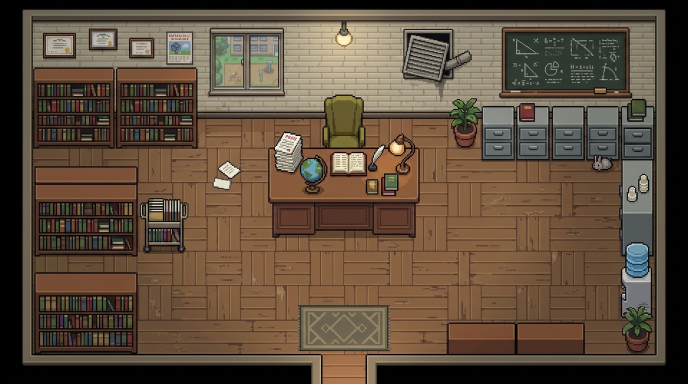
#> input picture client/.edgeone/assets/assets/maps/teacher_office/教师办公室.png, 1376 x 768 px, found by its file name (shown at 1/2 size)
$ python extract_teacher_office_v5.py
#> lines starting #> are read from the running program, lines starting #| are printed output that depends on the picture; after the words box and inside, x2 and y2 are one past the last pixel; in counts of white or black regions, pixels touching at a corner belong together
"""
教师办公室物品分割脚本 v5 (优化 Felzenszwalb + 半手动区域定义)
策略：先用优化的图割算法粗分割，再手动细化物品区域

输出：紧密裁剪的透明背景 PNG，参考 bathroom 模式
"""

from PIL import Image, ImageDraw, ImageFilter
import numpy as np
import os
import json
from skimage.segmentation import felzenszwalb
from scipy import ndimage
from sklearn.cluster import KMeans

# === 路径 ===
BG_PATH = r"E:\Happy-Child\client\public\assets\maps\teacher_office\教师办公室.png"
OUT_DIR = r"E:\Happy-Child\client\public\assets\maps\teacher_office\物品_sprites"
os.makedirs(OUT_DIR, exist_ok=True)

bg = Image.open(BG_PATH).convert("RGBA")
#> bg is the input picture: PIL image 1376x768 RGBA; mean R, G, B, A 94.7, 77.4, 60.8, 255
w, h = bg.size
#> w = 1376; h = 768
arr = np.array(bg)
rgb_arr = arr[:, :, :3]
print(f"Background: {w}x{h}")
#| Background: 1376x768

# === KMeans 颜色分析（用于背景识别）===
rgb_flat = rgb_arr.reshape(-1, 3)
sample_indices = np.random.choice(len(rgb_flat), min(30000, len(rgb_flat)), replace=False)
sample = rgb_flat[sample_indices].astype(np.float64)

kmeans = KMeans(n_clusters=12, random_state=42, n_init=10)
kmeans.fit(sample)
centers = kmeans.cluster_centers_

# 背景掩码：面积 > 6% 的聚类
all_labels = kmeans.predict(rgb_flat.astype(np.float64))
label_map = all_labels.reshape(h, w)
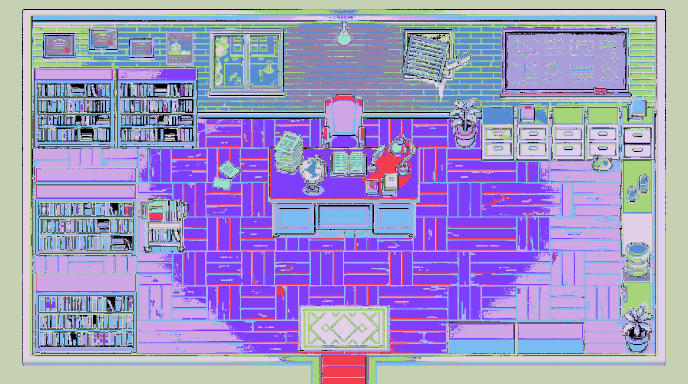
#> label_map: shape (768, 1376) int32 (shown at 1/2 size); 12 distinct labels, from 0 to 11; one colour per label, 0 black
cluster_counts = np.bincount(all_labels)
#> cluster_counts = [51129, 28742, 150838, 172648, 92639, 5720, 58861, 196793, 110350, 40938, 72733, 75377]

bg_mask = np.zeros((h, w), dtype=bool)
for c in range(len(cluster_counts)):
    if cluster_counts[c] / (w * h) > 0.06:
        bg_mask[label_map == c] = True
        r, g, b = [int(v) for v in centers[c]]
        print(f"  BG cluster {c}: RGB({r},{g},{b}) - {100*cluster_counts[c]/(w*h):.1f}%")
#> this loop made 12 passes
#> (r, g, b) on passes 3, 4, 5, 8, 9, 11, 12: (108, 78, 55), (3, 2, 1), (103, 98, 85), (132, 96, 66), (83, 60, 46), (54, 50, 42), (131, 125, 110)
#|   BG cluster 2: RGB(108,78,55) - 14.3%
#|   BG cluster 3: RGB(3,2,1) - 16.3%
#|   BG cluster 4: RGB(103,98,85) - 8.8%
#|   BG cluster 7: RGB(132,96,66) - 18.6%
#|   BG cluster 8: RGB(83,60,46) - 10.4%
#|   BG cluster 10: RGB(54,50,42) - 6.9%
#|   BG cluster 11: RGB(131,125,110) - 7.1%
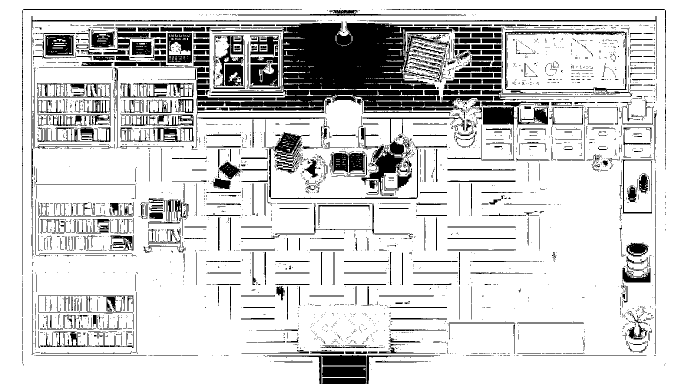
#> bg_mask: shape (768, 1376) bool (shown at 1/2 size); 82.5% white; 4034 black regions (3345 under 20 px), largest, box (x1, y1, x2, y2) and area: (394, 43, 987, 229) 47023, (533, 710, 732, 768) 5105, (723, 281, 823, 391) 3362

# === 手动定义物品区域 ===
# 基于颜色分析和空间布局推理
# 格式: (name, x1, y1, x2, y2, description)
item_regions = [
    # 左侧书架区 - 多行书籍
    # 颜色分析显示 left_bookshelf 区域主要是深色 RGB(0,0,0) 和棕色
    ("bookshelf_left",      12,  64,  88,  570, "左侧书架-左边"),
    ("bookshelf_mid",       90,  64,  168, 570, "左侧书架-中间"),

    # 上方墙壁装饰
    ("wall_clock",          85,  65,  152, 118, "墙上时钟"),
    ("wall_cert_left",      174, 58,  238, 100, "墙上证书-左"),
    ("wall_cert_mid",       258, 74,  310, 116, "墙上证书-中"),
    ("wall_cert_right",     330, 64,  390, 126, "墙上证书-右"),
    ("wall_sign",           448, 62,  500, 118, "墙上标识"),

    # 窗户
    ("window",              560, 18,  940, 180, "窗户"),

    # 黑板
    ("blackboard_frame",    955, 30,  1370, 360, "黑板框+黑板"),
    ("blackboard_content",  990, 60,  1340, 310, "黑板内容区"),

    # 门/拱门
    ("door_arch",           700, 370, 890, 570, "拱门/门洞"),

    # 讲台/教师桌
    ("teacher_desk_top",    290, 395, 690, 440, "教师桌面"),
    ("teacher_desk_body",   290, 440, 690, 548, "教师桌体"),
    ("teacher_desk_items",  340, 410, 640, 440, "桌面上物品"),

    # 椅子
    ("teacher_chair",       376, 500, 500, 590, "教师椅"),

    # 右侧文件柜
    ("file_cabinet_top",    920, 400, 1100, 465, "文件柜-上"),
    ("file_cabinet_mid",    920, 465, 1100, 530, "文件柜-中"),
    ("file_cabinet_bot",    920, 530, 1100, 580, "文件柜-下"),

    # 右侧杂物
    ("right_shelf",         1100, 410, 1290, 465, "右侧置物架"),
    ("right_items",         1290, 410, 1370, 520, "右侧杂物"),

    # 长凳
    ("bench",               1040, 570, 1370, 710, "长凳"),

    # 花盆/装饰
    ("plant_right",         1230, 480, 1315, 570, "右侧花盆"),

    # 地面物品
    ("floor_item_left",     64,  570, 280, 710, "地面物品-左"),
    ("floor_item_right",    560, 570, 830, 710, "地面物品-右"),
]

print(f"\nDefined {len(item_regions)} item regions")

# === 为每个区域提取物品 ===
def is_similar_to_bg(rgb_pixel):
    """检查像素是否接近背景色"""
    r, g, b = rgb_pixel
    # 墙壁/地板棕色系
    if 80 < r < 170 and 60 < g < 150 and 40 < b < 130:
        if max(r, g, b) - min(r, g, b) < 90:
            return True
    # 深色阴影
    if r < 30 and g < 30 and b < 30:
        return True
    return False

def extract_item(name, x1, y1, x2, y2, description):
    """提取单个物品，返回 sprite 和元数据"""
    # clip 到图像边界
    x1_c = max(0, x1)
    y1_c = max(0, y1)
    x2_c = min(w - 1, x2)
    y2_c = min(h - 1, y2)

    # 裁剪区域（+少量 padding）
    pad = 4
    x1_p = max(0, x1_c - pad)
    y1_p = max(0, y1_c - pad)
    x2_p = min(w - 1, x2_c + pad)
    y2_p = min(h - 1, y2_c + pad)

    crop = bg.crop((x1_p, y1_p, x2_p + 1, y2_p + 1))
    crop_arr = np.array(crop).copy()

    local_h, local_w = crop_arr.shape[:2]

    # 创建初始掩码：裁剪区域中心部分为物品
    # 核心区域（原定义区域在裁剪中的位置）
    core_x1 = x1_c - x1_p
    core_y1 = y1_c - y1_p
    core_x2 = x2_c - x1_p
    core_y2 = y2_c - y1_p

    init_mask = np.zeros((local_h, local_w), dtype=bool)
    init_mask[core_y1:core_y2+1, core_x1:core_x2+1] = True

    # 计算核心区域的平均颜色
    core_pixels = crop_arr[core_y1:core_y2+1, core_x1:core_x2+1, :3]
    core_avg = core_pixels.reshape(-1, 3).mean(axis=0)

    # 区域生长：从核心向外扩展，包含颜色相似的像素
    refined_mask = init_mask.copy()

    # 计算局部背景掩码
    local_bg = np.zeros((local_h, local_w), dtype=bool)
    for yi in range(local_h):
        for xi in range(local_w):
            if not init_mask[yi, xi]:
                pixel = crop_arr[yi, xi, :3].astype(float)
                if is_similar_to_bg(pixel):
                    local_bg[yi, xi] = True

    # 检查核心区域边缘：移除与背景色相似的边缘像素
    from scipy import ndimage
    edge_kernel = ndimage.generate_binary_structure(2, 2)
    dilated = ndimage.binary_dilation(init_mask, iterations=3)
    border = dilated & ~init_mask

    # 在边框中，颜色接近核心的扩展，接近背景的排除
    for yi, xi in zip(*np.where(border)):
        pixel = crop_arr[yi, xi, :3].astype(float)
        dist_to_core = np.sqrt(np.sum((pixel - core_avg) ** 2))
        if dist_to_core < 60 and not local_bg[yi, xi]:
            refined_mask[yi, xi] = True

    # 移除孤立的背景像素
    refined_mask = ndimage.binary_closing(refined_mask, iterations=2)
    refined_mask = ndimage.binary_opening(refined_mask, iterations=1)

    # 设置透明度
    crop_arr[:, :, 3] = np.where(refined_mask, 255, 0)

    sprite = Image.fromarray(crop_arr, 'RGBA')

    # 紧凑裁剪
    bbox = sprite.getbbox()
    if bbox:
        sprite = sprite.crop(bbox)

    return sprite, {
        'name': name,
        'map_x': int(x1_c),
        'map_y': int(y1_c),
        'width': sprite.width,
        'height': sprite.height,
        'description': description,
    }

# === 提取所有物品 ===
extracted = []
for idx, (name, x1, y1, x2, y2, desc) in enumerate(item_regions):
    sprite, meta = extract_item(name, x1, y1, x2, y2, desc)

    item_name = f"item_{idx+1:02d}"
    save_path = os.path.join(OUT_DIR, f"{item_name}.png")
    sprite.save(save_path)

    meta['file'] = f"{item_name}.png"
    meta['item_name'] = item_name
    extracted.append(meta)

    print(f"[{idx+1}] {item_name} ({name}): {meta['width']}x{meta['height']}, pos=({meta['map_x']},{meta['map_y']}) - {desc}")
#> this loop made 24 passes
#> (core_avg in extract_item, bbox in extract_item) on passes 1 to 12: ([51.08, 43.06, 34.57], (4, 2, 83, 513)), ([84.13, 65, 50.36], (2, 4, 85, 511)), ([123.5, 112.2, 99.08], (3, 4, 74, 58)), ([119, 111.1, 100.6], (2, 2, 69, 48)), ([120.9, 108.1, 96.23], (2, 4, 58, 47)), ([142.8, 140.7, 132.3], (2, 2, 67, 69)), ([117.2, 119.5, 105], (2, 4, 59, 63)), ([147.3, 136.2, 115.5], (2, 4, 387, 169)), ([82.67, 78.63, 69.07], (2, 4, 420, 337)), ([81.83, 81.46, 73.06], (2, 2, 355, 257)), ([117.2, 82.07, 57.4], (2, 2, 197, 207)), ([106.4, 77.27, 57.64], (2, 2, 407, 52))
#| [1] item_01 (bookshelf_left): 79x511, pos=(12,64) - 左侧书架-左边
#| [2] item_02 (bookshelf_mid): 83x507, pos=(90,64) - 左侧书架-中间
#| [3] item_03 (wall_clock): 71x54, pos=(85,65) - 墙上时钟
#| [4] item_04 (wall_cert_left): 67x46, pos=(174,58) - 墙上证书-左
#| [5] item_05 (wall_cert_mid): 56x43, pos=(258,74) - 墙上证书-中
#| [6] item_06 (wall_cert_right): 65x67, pos=(330,64) - 墙上证书-右
#| [7] item_07 (wall_sign): 57x59, pos=(448,62) - 墙上标识
#| [8] item_08 (window): 385x165, pos=(560,18) - 窗户
#> (further printed lines are left out)
#> pass 1, in extract_item, `crop = bg.crop((x1_p, y1_p, x2_p + 1, y2_p + 1))`:
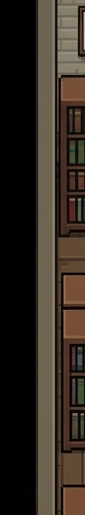
#> crop: PIL image 85x515 RGBA; mean R, G, B, A 50, 41.9, 33.5, 255
#> pass 1, in extract_item, `core_pixels = crop_arr[core_y1:core_y2+1, core_x1:core_x2+1, :3]`:
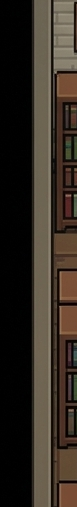
#> core_pixels: shape (507, 77, 3); mean R, G, B 51.1, 43.1, 34.6
#> pass 1, in extract_item, `sprite = Image.fromarray(crop_arr, 'RGBA')`:
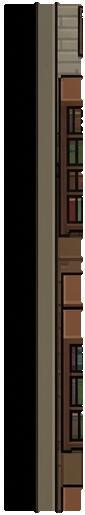
#> sprite: PIL image 85x515 RGBA; mean R, G, B, A 50, 41.9, 33.5, 231.7; transparent parts drawn white
#> pass 1, in extract_item, `sprite = sprite.crop(bbox)`:
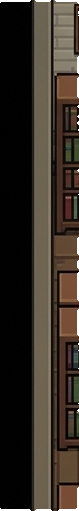
#> sprite: PIL image 79x511 RGBA; mean R, G, B, A 51.7, 43.5, 34.8, 251.3; transparent parts drawn white
#> after the loop:
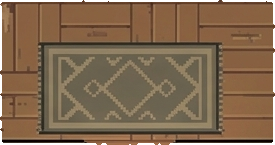
#> sprite: PIL image 275x145 RGBA; mean R, G, B, A 124.7, 98.7, 72.5, 245.4; transparent parts drawn white
#> after the loop, extracted = 24 items

# === 保存元数据 ===
report = {
    'background': BG_PATH,
    'bg_size': [w, h],
    'method': 'semi_manual_region_growing',
    'n_items': len(extracted),
    'items': extracted,
}

report_path = os.path.join(OUT_DIR, "_extraction_report.json")
with open(report_path, 'w', encoding='utf-8') as f:
    json.dump(report, f, ensure_ascii=False, indent=2)

print(f"\nDone! {len(extracted)} items saved to {OUT_DIR}")
#| Done! 24 items saved to E:\Happy-Child\client\public\assets\maps\teacher_office\物品_sprites

$ run again, with client/.edgeone/assets/assets/maps/teacher_office/提取图.png copied over client/.edgeone/assets/assets/maps/teacher_office/教师办公室.png
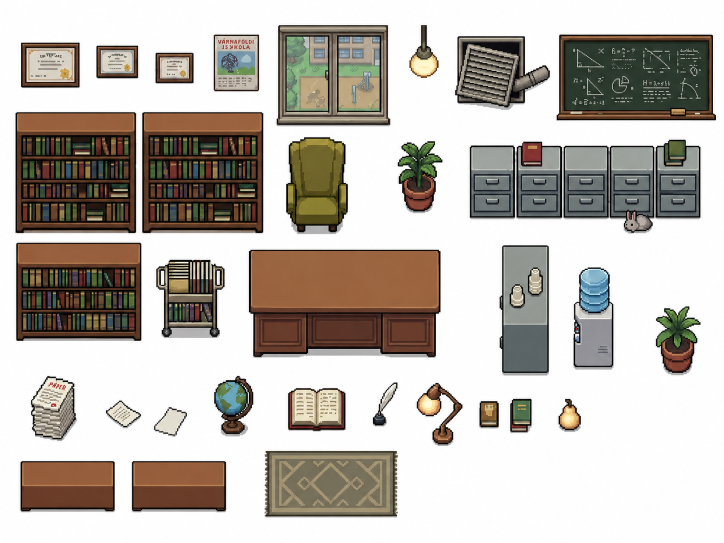
#> input picture client/.edgeone/assets/assets/maps/teacher_office/提取图.png, 1448 x 1086 px, found by its file name (shown at 1/2 size)
#> rgb_arr is the input picture: shape (1086, 1448, 3); mean R, G, B 189.1, 183.1, 176.1
#| Background: 1448x1086
#> label_map: shape (1086, 1448) int32; 12 distinct labels, from 0 to 11
#> cluster_counts = [886470, 47056, 83132, 55120, 76269, 104236, 94540, 38659, 29833, 45939, 37613, 73661]
#> the loop `for c in range(len(cluster_counts)):` made 12 passes
#> (r, g, b) on passes 1, 6, 7: (253, 253, 253), (151, 100, 62), (98, 58, 40)
#> (printed output is left out)
#> after the loop `for c in range(len(cluster_counts)):`:
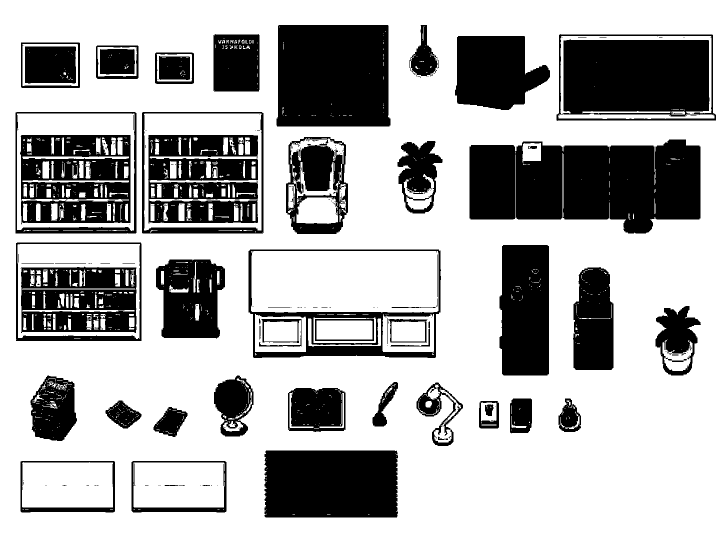
#> bg_mask: shape (1086, 1448) bool (shown at 1/2 size); 69% white; 280 black regions (212 under 20 px), largest, box (x1, y1, x2, y2) and area: (939, 279, 1401, 467) 68552, (1113, 68, 1432, 242) 45814, (553, 50, 781, 253) 44851
#> the loop `for idx, (name, x1, y1, x2, y2, desc) in enumerate(item_regions):` made 24 passes
#> (core_avg in extract_item, bbox in extract_item) on passes 1 to 8: ([158.7, 145.8, 135], (4, 4, 83, 513)), ([127.9, 110, 95.83], (2, 4, 85, 511)), ([190.5, 181.1, 171.7], (2, 4, 72, 60)), ([225.8, 222.3, 220.2], (2, 2, 71, 49)), ([224.7, 221.2, 218.8], (2, 2, 59, 49)), ([215.7, 209.8, 205.4], (2, 4, 65, 69)), ([171.3, 162.9, 161.6], (2, 4, 59, 63)), ([185, 185.3, 174.2], (2, 4, 387, 169))
#> (printed output is left out)
#> after the loop `for idx, (name, x1, y1, x2, y2, desc) in enumerate(item_regions):`:
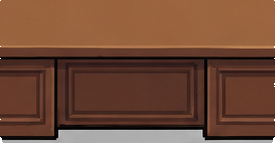
#> sprite: PIL image 275x143 RGBA; mean R, G, B, A 111.8, 73, 53.6, 254.8; transparent parts drawn white
#> after the loop `for idx, (name, x1, y1, x2, y2, desc) in enumerate(item_regions):`: extracted = 24 items
#| Done! 24 items saved to E:\Happy-Child\client\public\assets\maps\teacher_office\物品_sprites
